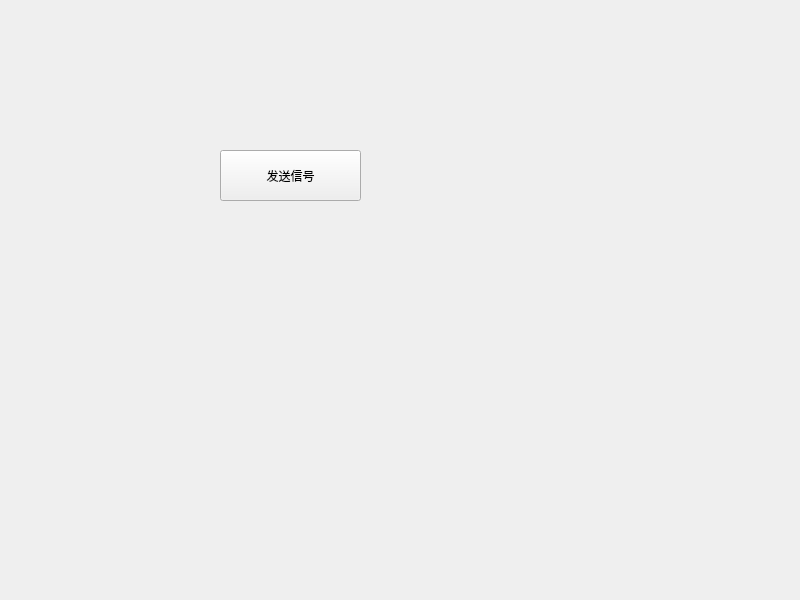
<?xml version="1.0" encoding="UTF-8"?>
<ui version="4.0">
 <class>Widget</class>
 <widget class="QWidget" name="Widget">
  <property name="geometry">
   <rect>
    <x>0</x>
    <y>0</y>
    <width>800</width>
    <height>600</height>
   </rect>
  </property>
  <property name="windowTitle">
   <string>Widget</string>
  </property>
  <widget class="QPushButton" name="pushButton">
   <property name="geometry">
    <rect>
     <x>220</x>
     <y>150</y>
     <width>141</width>
     <height>51</height>
    </rect>
   </property>
   <property name="text">
    <string>发送信号</string>
   </property>
  </widget>
 </widget>
 <resources/>
 <connections/>
</ui>
